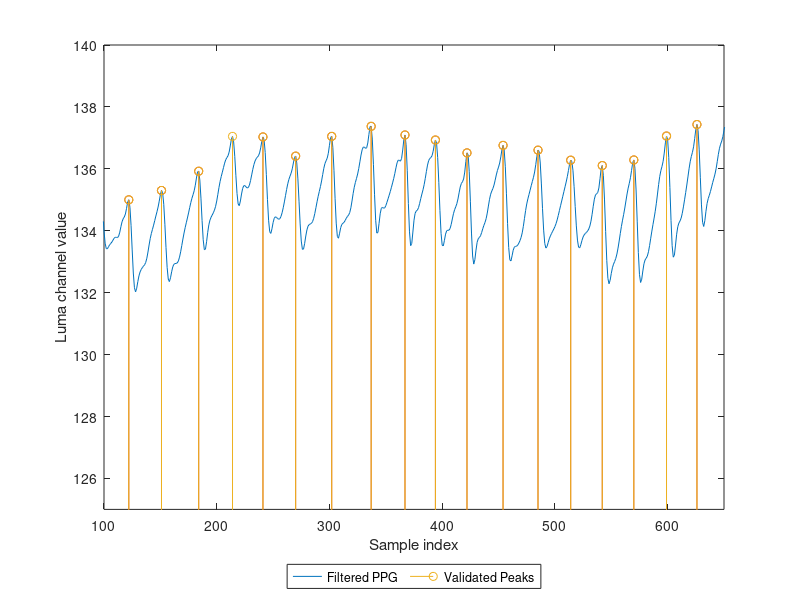
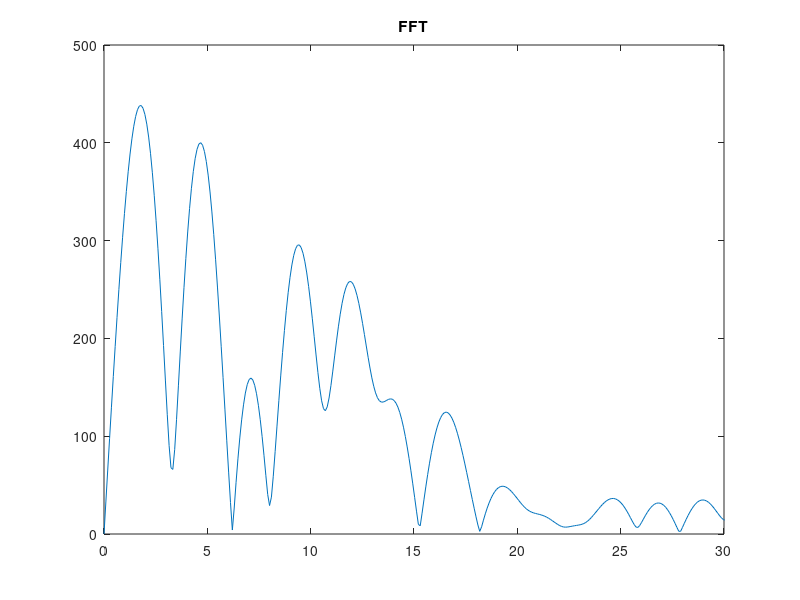
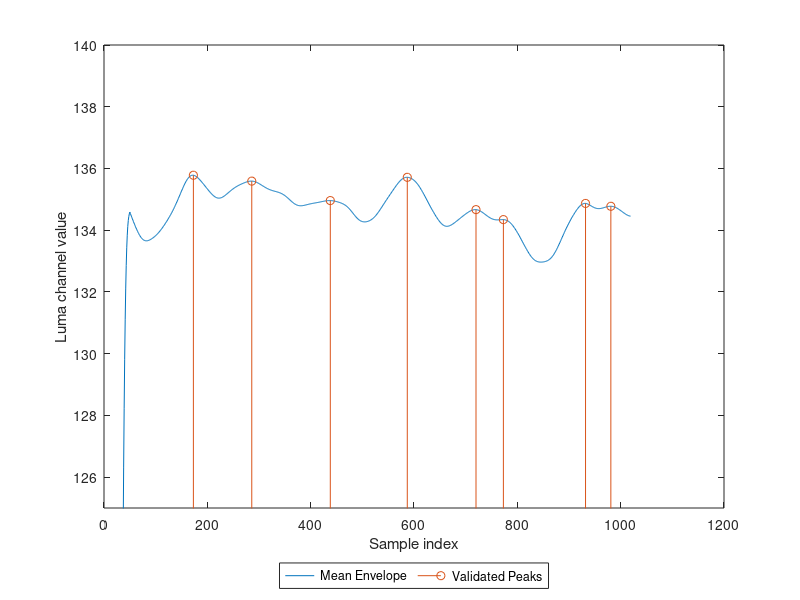
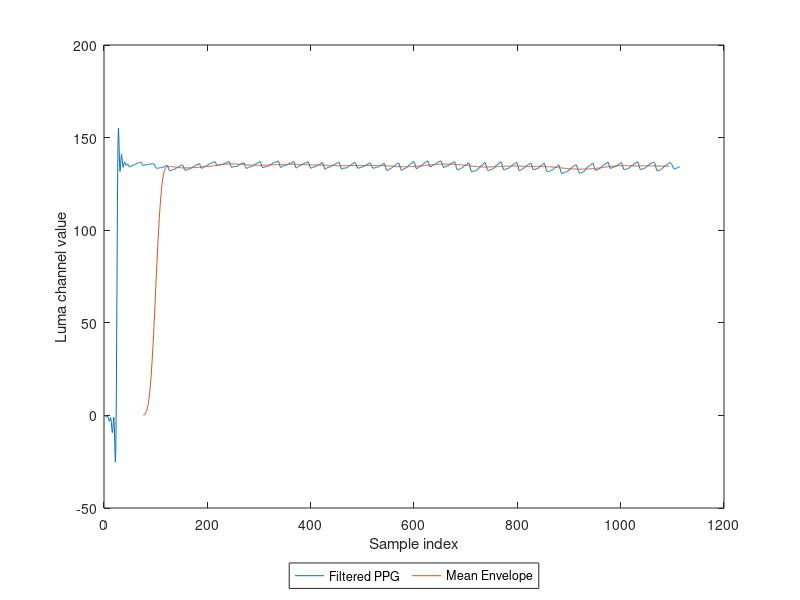

MATLAB code for these plots, in order:
valuesFiltered = [0.0014898269342038222, -0.172414213994714, -0.4808194609670374, -0.729636843836397, -0.7023529081314859, -0.4376180609678292, -0.36864968258491987, -0.9921588341460057, -2.2214163386390045, -3.1634701177544757, -2.884776358968184, -1.6393805884423678, -1.1331813438042908, -3.0171326844391952, -6.762046587649646, -9.35028662065618, -7.9329816237826, -3.414236439148392, -1.0310549032809484, -6.026599639522699, -17.32953595253746, -25.207222029850538, -16.481495947552492, 15.611620708528399, 64.71402823939539, 113.89581397033994, 146.19665847305367, 155.18860894173204, 147.57215754841906, 136.5036106897615, 131.73540242298589, 134.37370155323967, 139.19782906214476, 140.97139799034866, 138.77484739184678, 135.43290007716942, 133.93366287317025, 134.77959426276428, 136.31336659136764, ...
136.85647504515717, 136.20395668368883, 135.317881183061, 135.05561235965902, 135.4029584393364, 135.75417805746685, 135.63953695483528, 135.09786570013281, 134.5011588549303, 134.18521624435118, 134.23817379537303, 134.42260996075, 134.62960152161122, 134.77783710855107, 134.85719188501392, 134.91211407533018, 134.9920662055366, 135.11247790322506, 135.25207305884018, 135.38032184004186, 135.48752303935962, 135.59304557568032, 135.72605567759905, 135.89557873444116, 136.07605078955532, 136.2235613104527, 136.31350160296932, 136.36745341127903, 136.43832713112684, 136.55749997297397, 136.6850881716955, 136.71385048039286, 136.53792176941658, 136.140373481887, 135.62779598581514, 135.17787373749516, 134.93356602972932, 134.92257301016596, 135.05927895287934, 135.21940989742333, 135.32276591355742,...
135.3627806302715, 135.37491325196532, 135.387144004376, 135.40077680901746, 135.40991668323687, 135.42752139945327, 135.4829369906404, 135.59042917256923, 135.7228835555737, 135.8239861704534, 135.8541644365415, 135.8282304582187, 135.80445557646905, 135.82680281562776, 135.86801112937275, 135.82771160545954, 135.59718573319722, 135.14492421624377, 134.55621144722733, 133.99213512064188, 133.59730675572712, 133.4231471849117, 133.41810391846408, 133.48392514718904, 133.5468919720088, 133.59075944445615, 133.63627102735873, 133.69763146560805, 133.75896024149537, 133.79053158075703, 133.78575604322762, 133.7797403578525, 133.82710634383267, 133.95458245902884, 134.13141783040425, 134.29012291401096, 134.3863448817301, 134.44505665683425, 134.54205171503125, 134.72398843570653,...
134.93117888004758, 134.9996718373312, 134.76139358880792, 134.17449363207817, 133.3803429164258, 132.63465464853766, 132.1596263487145, 132.0256486565084, 132.14365059737625, 132.3561126378865, 132.54365505920993, 132.6691722833812, 132.7499721805805, 132.80872480385753, 132.85504762055405, 132.9012757412644, 132.97662792276643, 133.11262598511166, 133.31251969852224, 133.54067455701167, 133.74833851291842, 133.91207957087946, 134.04664807677037, 134.1812267158405, 134.3273712829131, 134.4744271920018, 134.615309273246, 134.76777809939085, 134.95680686489283, 135.16515263865494, 135.30112602830903, 135.2287052372369, 134.85483689313511, 134.2104960395975, 133.45873010606707, 132.81604527546955, 132.43980838809557, 132.3579275958375, 132.48089426309718, 132.67414663303126, 132.83311030006095, ...
132.91734588138561, 132.94085613691192, 132.9425411532815, 132.9620238206108, 133.02689615577148, 133.14853373595443, 133.32073179824147, 133.52345071683635, 133.73188903538096, 133.92672222737943, 134.10052880990065, 134.258315752489, 134.41266834461086, 134.57499221684873, 134.74544223008039, 134.9093241422843, 135.04878856774698, 135.16525800801833, 135.29195981105272, 135.47157768059841, 135.70369824731665, 135.90373608560424, 135.92324938080097, 135.63886531391702, 135.05365720738206, 134.32907222091617, 133.70999958244667, 133.38868721436154, 133.4042494583307, 133.6462904508749, 133.94834048971458, 134.1911175094923, 134.34424336491904, 134.43745776145903, 134.50903446066937, 134.58102489341795, 134.66800375895411, 134.78949107108426, 134.96146553247468, 135.17631229978264, ...
135.3995559950472, 135.59466901554424, 135.75256640856804, 135.8940411102991, 136.04051849892517, 136.18445825796132, 136.29581766269686, 136.36248714663014, 136.42145944335098, 136.53821812557717, 136.74008733656245, 136.95944717021962, 137.0485417765527, 136.87023427584234, 136.40317396076927, 135.77672146490116, 135.20482929761624, 134.8651625205613, 134.81005410586988, 134.96287468011323, 135.18699834305966, 135.36791784475128, 135.45532494288994, 135.4582524765313, 135.41772124903576, 135.38256368846186, 135.39421673756686, 135.4752129038222, 135.620864651414, 135.80266639095623, 135.9843299583854, 136.13891523942274, 136.25440906808439, 136.32992626277064, 136.37586431020452, 136.42128987446554, 136.5115236580974, 136.67776474627868, 136.88915762160778, 137.03037535968912, ...
136.94406316281822, 136.52827443744582, 135.82298719471348, 135.01403629695574, 134.34080932270916, 133.9688915323309, 133.9142737373932, 134.06399217492216, 134.26354307627707, 134.40308301484916, 134.45090145414895, 134.43262045764746, 134.3932856829607, 134.37138017487877, 134.39070017170334, 134.46163317633102, 134.58276725714506, 134.74378482641418, 134.93132165555323, 135.1329461382356, 135.33438758396557, 135.51567993160373, 135.6581012866633, 135.76269450984793, 135.86164420588014, 136.00009784889224, 136.18971942083772, 136.36896551994622, 136.41143992921369, 136.19249926646503, 135.67570968341192, 134.95517372314686, 134.22093713158364, 133.6664643025764, 133.39938184146695, 133.407991011894, 133.5926730396843, 133.8300327325926, 134.0277418020676, 134.14809072100033, 134.1999020839261, ...
134.21693214551584, 134.23829087087736, 134.29475547404735, 134.40178525371516, 134.55745812831853, 134.74450687315888, 134.937201748412, 135.11392806700243, 135.27121225235, 135.4275822903943, 135.60789617358327, 135.8155092267528, 136.01804232524174, 136.16998120776367, 136.2609850812316, 136.3447716178682, 136.50385541958852, 136.76128968331724, 137.01157342950685, 137.04831291247237, 136.69617531717068, 135.95450755554816, 135.03442994394428, 134.2464225307219, 133.81498423896318, 133.75897527392422, 133.92061754119777, 134.1044622531826, 134.2066740486623, 134.2420164236086, 134.27468494077934, 134.33686044847718, 134.40949352508338, 134.46392488343298, 134.5086009650596, 134.58832857541123, 134.7414804078449, 134.9615987940828, 135.20034076574683, 135.40618835791412, 135.56205175914454,...
135.6910485658738, 135.8327014465726, 136.0129137193712, 136.22780722412375, 136.444892902554, 136.6165864332113, 136.7035421547571, 136.7016818719521, 136.66229384587365, 136.6802168332505, 136.83507481189375, 137.11276594248173, 137.3671150649509, 137.37309654612426, 136.96084716966413, 136.14708776262455, 135.16248004450298, 134.33894392033477, 133.92367772123018, 133.9477812988748, 134.2374885606546, 134.54967697111786, 134.72499658471347, 134.7548562674363, 134.7291957100453, 134.73825684289702, 134.80986703845056, 134.91883339786816, 135.03426269201307, 135.1493233160851, 135.2726171109051, 135.40640689770544, 135.5445644555073, 135.68870608263464, 135.85184300750768, 136.0340175127932, 136.19690640548197, 136.28183652508994, 136.27322089068878, 136.24760315145534, 136.337507855509,...
136.60891615723853, 136.95097478116207, 137.0933446389438, 136.77582757497083, 135.9556398160006, 134.88233420704182, 133.96455868543273, 133.5187858174416, 133.5876786458963, 133.95799482603132, 134.34138935192829, 134.5653096193916, 134.6373326760922, 134.66713664518284, 134.74517583807497, 134.88293328403725, 135.0401337804098, 135.1852401381516, 135.32527074465366, 135.4888768175604, 135.69158114712937, 135.91657804882064, 136.12213732175132, 136.266581623365, 136.33662959755205, 136.36583625938516, 136.42409516681698, 136.569298749006, 136.78128142676175, 136.93134250175706, 136.8333560045066, 136.36381884730434, 135.56552092570692, 134.65642387582284, 133.91725997649135, 133.5348867074063, 133.51047436026914, 133.69198468696158, 133.89196171040743, 133.99931281380694, 134.01665328653107, ...
134.01717448226722, 134.0723696970627, 134.20413610176465, 134.38145718948317, 134.55113379423958, 134.67813206917475, 134.77077130937167, 134.87335323548717, 135.02686584819224, 135.22548110675734, 135.4115408909173, 135.52672532726635, 135.58162964938936, 135.6709045568315, 135.89516312003263, 136.23889571826734, 136.5158047059412, 136.45859507482118, 135.9071811506848, 134.95488774817397, 133.92592277439928, 133.18557735374486, 132.92317168197036, 133.06601692922155, 133.37455525013104, 133.626566635135, 133.74401793661173, 133.78392930503992, 133.83771523334082, 133.94140483057032, 134.06644122990613, 134.17508910037358, 134.27021200103223, 134.39199213053692, 134.57260659498434, 134.79862528403956, 135.0174718924905, 135.18053533462893, 135.28314034596264, 135.36610262467497,...
135.47837546818278, 135.63414264308378, 135.80314711078594, 135.94503374693562, 136.0573447344022, 136.18777636219497, 136.38458802878682, 136.61979461682859, 136.75730575486034, 136.61042412402816, 136.06713080363545, 135.1934406641276, 134.22775686102787, 133.457554721748, 133.06136160450896, 133.02618412569853, 133.19118878902097, 133.3721892714192, 133.4704197767482, 133.49379552163754, 133.501445545068, 133.53614181059888, 133.60028541733303, 133.6811850291456, 133.7838806698591, 133.9330517794787, 134.14448695956057, 134.39977277848402, 134.6530840404865, 134.86468664577868, 135.028929207731, 135.1699836436229, 135.31192507255489, 135.45651884138096, 135.59298756052087, 135.7282060738046, 135.89762484579913, 136.13341145788942, 136.40719680857524, 136.60328055133363, 136.56384070461132,...
136.1875111781183, 135.51208107054273, 134.71447744911802, 134.0208590077693, 133.58860600311726, 133.44083644429432, 133.4900612282757, 133.61672035590914, 133.73945317491777, 133.8346215105332, 133.91178962968976, 133.98350954251634, 134.0556285400041, 134.13430080499938, 134.23038189451574, 134.35218978276242, 134.4969296414582, 134.65220068149287, 134.80716355199365, 134.9600550806762, 135.11408242202364, 135.26905342515553, 135.42173947909671, 135.57594201183676, 135.746844911605, 135.94494512314827, 136.14718520506202, 136.27974189584174, 136.24053706528747, 135.95586053109147, 135.43479503948035, 134.78234053885052, 134.15686590771767, 133.69804416240493, 133.46996321692438, 133.44816726029623, 133.55065999575785, 133.687719944534, 133.80006766621477, 133.87078122733695, ...
133.91284180058003, 133.9476576942398, 133.99103596363585, 134.054171254086, 134.15301459985753, 134.30926112912638, 134.53206421626, 134.79242226250986, 135.0224263347989, 135.1575088207374, 135.1982976332309, 135.2337284217488, 135.38268718901955, 135.6808693794989, 136.00338986154875, 136.1058369986264, 135.77657743560545, 134.99543553148226, 133.9745581778337, 133.0432538660759, 132.46030976637635, 132.2878212451137, 132.40357359178392, 132.6200388773951, 132.80431993035364, 132.9222394501503, 133.00748783170948, 133.1068435686279, 133.2486981412589, 133.4396006161915, 133.6692148961742, 133.91299961982662, 134.14201160940254, 134.34295977773286, 134.53078051663817, 134.7342185000679, 134.9621895420846, 135.18828494605754, 135.37797086946426, 135.53530302667596, 135.71216715285206, ... 
135.95022029902216, 136.1975408552351, 136.2865159923255, 136.01969745349462, 135.31704622887327, 134.31070316754932, 133.30085968890734, 132.59275552637794, 132.329060795849, 132.43440254832242, 132.700535786816, 132.93422470737832, 133.05875579096667, 133.11396387814747, 133.18386747358284, 133.32158567304486, 133.52488830669336, 133.75854701406067, 133.98893004139543, 134.2032425998446, 134.41018755393037, 134.63171851053397, 134.88961822109803, 135.1866245776147, 135.49293569089477, 135.7563158618824, 135.94271150381712, 136.07818931419382, 136.24470011502422, 136.51076144220264, 136.83987161710533, 137.0602720600812, 136.94409635652477, 136.36097915443705, 135.39630636274157, 134.33563764307337, 133.5162216031549, 133.14699025304475, 133.21645034775366, 133.5385175163393, 133.8893277387459, ...
134.13082211497647, 134.25040887455606, 134.31777629664919, 134.4108149233454, 134.56536523704327, 134.77077110104426, 134.99829581760923, 135.23202058331236, 135.47668386508744, 135.7387970250047, 136.00246159133397, 136.23034993791097, 136.39822112601618, 136.53374102840618, 136.71043188016966, 136.9779553779866, 137.27825727350523, 137.43143197729162, 137.23399092552688, 136.6122377953543, 135.7109860748891, 134.8349484436356, 134.27376759817363, 134.13817867306648, 134.32699288101247, 134.63093663326782, 134.88342313512138, 135.0399997152124, 135.14946222422424, 135.2703901656983, 135.41554313648373, 135.56132860965226, 135.69279648461836, 135.82943017259927, 136.0060649297658, 136.23159660458103, 136.46996954011468, 136.6663139512185, 136.79740501946387, 136.8998127039066, 137.0406024499399, ...
137.24446911287228, 137.4331304171775, 137.43776283118964, 137.0963456164392, 136.3775969942074, 135.43685549321825, 134.55207108212713, 133.97627547720003, 133.80582332065978, 133.95154951509528, 134.22243928288944, 134.45128638590248, 134.5720409437542, 134.61276586983558, 134.6367712632948, 134.69026109544257, 134.7894089908809, 134.9363630362536, 135.1331814605936, 135.3768796771206, 135.64487804460495, 135.89317315516755, 136.07909629271987, 136.1962705323915, 136.29169397901072, 136.43890933300068, 136.67135313818076, 136.91906560547704, 137.0064527885052, 136.736569535896, 136.02094023512603, 134.9681646300977, 133.85656961438096, 132.9934141501773, 132.55639475798955, 132.51900093955592, 132.7053910921095, 132.92147182735266, 133.06394333708482, 133.1396766812727, 133.208376592663,... 
133.31412402120102, 133.4599890086946, 133.63041051073776, 133.82372533489036, 134.05800352251904, 134.3451769853331, 134.6611959106258, 134.94468074577682, 135.13568583709863, 135.22977605155805, 135.30120360569782, 135.46298649606507, 135.77558337590764, 136.16554615637924, 136.42494559046142, 136.31410679887898, 135.7112721451291, 134.70332285299278, 133.55115700139226, 132.55318251337079, 131.9004164452205, 131.61543197181115, 131.59476000733815, 131.6995337291083, 131.82472004281044, 131.91796908176, 131.96878718765322, 131.99672587395688, 132.0427391720047, 132.15335037365057, 132.35175479326995, 132.61719129092373, 132.8960255510974, 133.1415037201564, 133.3507943010659, 133.56680266811048, 133.84105861967404, 134.18631514067332, 134.55668855808972, 134.87377176703455, ... 
135.08363423834464, 135.2063070538097, 135.33684083483527, 135.58229664556052, 135.9663256704123, 136.36826293006945, 136.55715844948085, 136.3178649045268, 135.59564147505253, 134.55506419925266, 133.5016661039067, 132.71607409330107, 132.31559785866398, 132.2344350749606, 132.31674975982048, 132.43580997312623, 132.54837206175333, 132.66368118401454, 132.78359564938216, 132.88201038579308, 132.93703244031792, 132.97192613578926, 133.05378700360058, 133.24430869024653, 133.5488421844721, 133.91219322122598, 134.2640422394975, 134.56992519506787, 134.84164108496535, 135.10382958759152, 135.3576723334099, 135.58313771909752, 135.77738426625115, 135.98252890967825, 136.25757184443913, 136.60406821863612, 136.9085999071194, 136.96821710845393, 136.60529045898522, 135.7957431530321, 134.71557669543262,...
133.66324261164473, 132.90678622678388, 132.5585548963102, 132.55364037866198, 132.72811544622934, 132.9281981266123, 133.07769995739693, 133.1746188400319, 133.24689191040642, 133.31624509304334, 133.3914682084971, 133.4808667405741, 133.60046896618744, 133.76613661991095, 133.97941847928166, 134.22501658353622, 134.48466752688617, 134.75131379707085, 135.02499490236164, 135.29239992334402, 135.51712255080614, 135.66419565598324, 135.74515466704145, 135.83528149350502, 136.0218832169292, 136.3043140212766, 136.53119547841663, 136.45430809873145, 135.88928401056165, 134.87288545242697, 133.68639891675303, 132.70799422905915, 132.19544428623783, 132.15593282761284, 132.3907173523191, 132.66150176676112, 132.8425912990679, 132.95187311929004, 133.07026726066903, 133.24346421463545, ...
133.45091119237645, 133.64895898398765, 133.82804170022843, 134.02422658037304, 134.2775257294347, 134.58203911871013, 134.87692732369428, 135.0904435052305, 135.20263564530748, 135.27347331747447, 135.40561148783908, 135.65832478688975, 135.97223019161692, 136.1690620254786, 136.0459027825958, 135.51111138673699, 134.66442835773083, 133.7580927647947, 133.06046306279796, 132.71269382781668, 132.676325348109, 132.79760889194233, 132.9271643346257, 133.00238232900787, 133.04465262897506, 133.09956021926135, 133.1849761474463, 133.28943406802946, 133.40854221502278, 133.5715235075928, 133.82293847970035, 134.17150643824752, 134.55566532183587, 134.8682750749981, 135.0357994618802, 135.0896517542091, 135.16086294855862, 135.38059079965916, 135.74971269750893, 136.08382988440252, 136.09888015404158, ...
135.59559467367765, 134.6115694376907, 133.42383981884387, 132.39314400208474, 131.76270298237372, 131.55251533007274, 131.6063388423829, 131.73313615714687, 131.82538192520963, 131.87864583701798, 131.93789374903272, 132.0364895227864, 132.17572877217862, 132.3399686776544, 132.51436468204307, 132.69001207801657, 132.8653679041632, 133.05125823129814, 133.26915001397188, 133.53042398238506, 133.81101088404398, 134.0565855348842, 134.23063682444493, 134.3643104905905, 134.5447513228382, 134.8253165935007, 135.1263205267535, 135.22768842335054, 134.89370494214864, 134.05196111222492, 132.88477236227456, 131.74714507627945, 130.9625559821211, 130.64710700780813, 130.6846842731635, 130.85224370313207, 130.9820853250907, 131.03888418745757, 131.07964621275244, 131.16114962963636, 131.28435821975842, ...
131.41109836638574, 131.51747643321835, 131.62256676203683, 131.7692228311852, 131.98152643999043, 132.24186782498148, 132.50561431465127, 132.73821605978333, 132.94173444435157, 133.14996363975288, 133.39785694570702, 133.690347489053, 133.99465493061422, 134.2638908057085, 134.47214627056536, 134.63585362320308, 134.79962393633753, 134.99000769689945, 135.17467572925463, 135.25684781563297, 135.11772997691008, 134.68349014795015, 133.97387250151996, 133.1022013815302, 132.22953409758395, 131.5026888264568, 131.0093910488707, 130.7656436206696, 130.72965551300265, 130.82800617044614, 130.98395255491403, 131.14078591884834, 131.27555007622806, 131.39951397047284, 131.54458160950054, 131.74387650273826, 132.01468440965115, 132.35096530231877, 132.72600652896867, 133.10280845457703, ...
133.4496047943315, 133.75465259630022, 134.0294462576896, 134.29304591982378, 134.5466201317106, 134.76380599165583, 134.91640880079936, 135.01964012101746, 135.14929948164615, 135.3934141208871, 135.75789856329544, 136.1031075750896, 136.1858563436534, 135.80589502722472, 134.96106865627237, 133.8875610909172, 132.94069423653593, 132.3928966104036, 132.2908795940946, 132.4687986318541, 132.69265993074774, 132.8177855648678, 132.84913298831026, 132.88297558730181, 133.00131939376143, 133.20851103370705, 133.44750011846162, 133.66239931263434, 133.84643043446826, 134.04122607952365, 134.29785205030848, 134.633446483834, 135.01134620867867, 135.35486525524178, 135.5885737807523, 135.68848535402387, 135.71100509575746, 135.77117196624692, 135.9670688556644, 136.29164421672098, 136.59805425770378,...
136.66247610479294, 136.32024004895047, 135.58645858131655, 134.67249708850665, 133.87709643766476, 133.42486717217744, 133.3549288529901, 133.5342345013069, 133.76833245918957, 133.92347352486496, 133.98016850674074, 133.9993373428364, 134.04779346734588, 134.14866101953442, 134.2859315288612, 134.44103920504753, 134.61673605303483, 134.82437290239395, 135.05414047136466, 135.2658546595148, 135.41961229118738, 135.5222046580029, 135.64008757688143, 135.84831156689938, 136.14617593764436, 136.41031694601585, 136.4405421657991, 136.08343361826664, 135.3479786338562, 134.42336709294318, 133.57876306242943, 133.01474500358276, 132.773085042012, 132.75835098250764, 132.8372342108194, 132.92822840211812, 133.02050466759064, 133.12918340676381, 133.24964206856694, 133.3567906496176,...
133.44182522208175, 133.5392349289819, 133.7067658057483, 133.97093687223986, 134.28970361142296, 134.57353694308574, 134.7550804324713, 134.8498190515296, 134.9507504229861, 135.15351334166724, 135.47170065857907, 135.8186231239008, 136.07905452894138, 136.2133132166686, 136.2977642155491, 136.44952085145954, 136.69621062147544, 136.90093754042923, 136.8258684643483, 136.3010784608849, 135.36882064999156, 134.2862514550681, 133.37999903247265, 132.86064559971257, 132.7299965485048, 132.83222760537913, 132.98657636023626, 133.0937494848922, 133.15295116090033, 133.20889299734463, 133.29420854695624, 133.41288317485905, 133.5553397647502, 133.71779009400987, 133.90322360503143, 134.11202813471053, 134.33844020708338, 134.5764882384462, 134.82647486608124, 135.09217565146105, 135.37086437938856,...
135.64533276373052, 135.88546227658887, 136.06157670933518, 136.1654420816742, 136.22694004493567, 136.30547347133992, 136.4504480490782, 136.64277878163188, 136.7621808823151, 136.62415620508798, 136.08499766021964, 135.15387867998453, 134.02654604134378, 133.00023620210482, 132.3168072941216, 132.0406815733031, 132.05572137435578, 132.17515235606655, 132.27382491123436, 132.34425524877778, 132.4500212791034, 132.6355996760129, 132.8775087779603, 133.11306841968047, 133.30698079786913, 133.48689706333053, 133.71498378229865, 134.0240478858326, 134.37885853078592, 134.6982591908106, 134.91646720618073, 135.0319196615834, 135.10565608827807, 135.21556246103128, 135.40463504074967, 135.66055707244922, 135.9342025752828, 136.17366642514534, 136.34619287891306, 136.43593758363622, 136.42623002676123,...
136.2884929989616, 135.9888872970248, 135.5129454254664, 134.89314808514428, 134.22070900002134, 133.62504944557207, 133.22491715920307, 133.07499417356453, 133.13890690722386, 133.31088579215913, 133.4765494982579, 133.57360539193783, 133.6138750000941, 133.65467239241508, 133.74751737411046, 133.90358280202545, 134.09906836330833, 134.30703130009692];

peaksIndices = [121, 150, 183, 240, 269, 301, 336, 366, 393, 421, 453, 484, 513, 541, 569, 598, 625, 651, 677, 704, 736, 767, 797, 824, 851, 879, 912, 945, 974, 1000, 1031, 1063, 1094];
peaksIndices_new=[70, 94, 121, 150, 183, 213, 240, 269, 301, 336, 366, 393, 421, 453, 484, 513, 541, 569, 598, 625, 651, 677, 704, 736, 767, 797, 824, 851, 879, 912, 945, 974, 1000, 1031, 1063, 1094];
threshol = 2.464082215599494;
figure;
plot(valuesFiltered);
xlim([100 650]);
ylim([125 140]);
ylabel("Luma channel value");
xlabel("Sample index");
hold on;
stem(peaksIndices+1,valuesFiltered(peaksIndices+1), "HandleVisibility","off");
stem(peaksIndices_new+1,valuesFiltered(peaksIndices_new+1));
legend({'Filtered PPG','Validated Peaks'},"Location","southoutside","Orientation","horizontal");


%%
valuesMean= [0.1029947396573658, 0.2328892829034706, 0.40579548934797793, 0.6435016543414238, 0.9730716351762073, 1.4261695913990435, 2.038128236099908, 2.846790444905485, 3.8911649740906293, 5.209946386943291, 6.839956629655526, 8.81457067059816, 11.162190958329182, 13.90483501816539, 17.056897272261427, 20.624140237403147, 24.602961853996028, 28.979975168034816, 33.731924362863154, 38.82594890620909, 44.220188032019344, 49.86471443254745, 55.70276230002752, 61.67220770415966, 67.70724784730734, 73.74021746646322, 79.70347493304716, 85.53128851258963, 91.16164937647338, 96.53794840509055, 101.61045231510954, 106.33752649860266, 110.68656176962998, 114.63457443370446, 118.16846250251602, 121.28491488493063, 123.9899843868207, 126.29834874211491, 128.23229610232536, 129.82048191546107, ...
    131.09651249127583, 132.09741644076757, 132.86206836964695, 133.42962959650274, 133.83806828087367, 134.12281633219362, 134.3156292390225, 134.4436290606091, 134.52864700994732, 134.58682725533336, 134.54213100764485, 134.49760398681346, 134.45329192465456, 134.40922709286534, 134.36545129173123, 134.32201733666744, 134.27899020729487, 134.23644778420913, 134.1944811132364, 134.1531941546666, 134.11270299499017, 134.07313452022402, 134.03462457208653, 133.99731563011233, 133.961354083355, 133.92688717368873, 133.89405970807644, 133.86301064882542, 133.8338696982488, 133.80675301591717, 133.7817622454115, 133.7589806744615, 133.73847099808992, 133.72027359681326, 133.70440539341953, 133.69086254013877, 133.679614958724, 133.67060928023196, 133.6637718636669, 133.65901010984234, ...
133.65621506340054,133.65526438480978, 133.6560339977659, 133.65838683851925, 133.66218378803666, 133.66728744292257, 133.67356564682495, 133.6808946584026, 133.68916184810556, 133.69826783644604, 133.7081280101883, 133.7186733789588, 133.72985076202423, 133.74162232224444, 133.75396449033127, 133.76686634641024, 133.7803140033861, 133.79431714126991, 133.80889102138556, 133.82405443756122, 133.8398275510649, 133.85622970735426, 133.8732560810055, 133.89092118059435, 133.90923311808328, 133.92819338308985, 133.9477967923639, 133.9680316165149, 133.98888695933726, 134.0103409114395, 134.03236749390817, 134.0549377799566, 134.0780210869752, 134.1015909721476, 134.12561810798496, 134.1500756749592, 134.1749406199366, 134.20019473817206, 134.2258255337449, 134.25182682234993, 134.2781990509351,...
134.30494932038496, 134.3320911097414, 134.3596437128391, 134.3876314101585, 134.41607971817663, 134.44501989751893, 134.47448452333848, 134.5045061648564, 134.5351160186592, 134.56634255153583, 134.59821020826425, 134.63073118014495, 134.66391948513498, 134.6977821784429, 134.73231916386558, 134.76752319850416, 134.8033800906474, 134.83985459477412, 134.87691615542164, 134.91452664661668, 134.95264040520036, 134.99120441598285, 135.03015865424356, 135.0694070487057, 135.10886948949596, 135.14845619533338, 135.1880670228667, 135.22759100840634, 135.26690619975327, 135.3058798271482, 135.34436885092222, 135.38222090962472, 135.41927567679883, 135.455366617801, 135.49032312084356, 135.5239729595325, 135.55614502832893, 135.58666634066736, 135.61537777712724, 135.64213044122596, 135.6667889772725, ...
135.6892346587859, 135.70936413163662, 135.72710031037664, 135.74238180597862, 135.7551780069618, 135.76548284537824, 135.7733144609544, 135.77871420270168, 135.78174501032095, 135.7824892408598, 135.78105118826056, 135.77754510082946, 135.77209654073877, 135.76483927921242, 135.75591216735043, 135.7454560909546, 135.73361111090605, 135.72051387982071, 135.70629541142665, 135.69107926202244, 135.67498016429676, 135.65810313357613, 135.64054304612148, 135.62238466932052, 135.6037031053618, 135.58456459400966, 135.56503975848705, 135.5451789318174, 135.5250273495425, 135.50462598989935, 135.48401249378747, 135.4632221075091, 135.44232901714108, 135.42136699690255, 135.40037215392996, 135.37938301101568, 135.35844057728292, 135.33758839125093, 135.31688376214473, 135.29637816576684, 135.27612717188032,...
135.25619084375478, 135.2366339983833, 135.21752629178104, 135.19894210003386, 135.18096017472507, 135.16366306070606, 135.1471362744805, 135.13146725230456, 135.11674408797242, 135.10305409065035, 135.0904822025778, 135.07910932448695, 135.06901718088994, 135.06027256178365, 135.0529331542112, 135.0470457178479, 135.0426445181197, 135.03975007791402, 135.03836829726356, 135.03848564747045, 135.0400783750799, 135.04310797791067, 135.04752222722954, 135.05325250607208, 135.06022248356675, 135.0683464115086, 135.0775309760462, 135.0876772619448, 135.09868276515405, 135.11044096362642, 135.12284745412643, 135.13579956643582, 135.14919783132152, 135.16294723333388, 135.1769582239858, 135.1911474813482, 135.20543841271603, 135.21976140727645, 135.2340538552243, 135.24825995812998, ...
135.26233036224582, 135.27620852560776, 135.2898581776721, 135.30324779896952, 135.31635063742777, 135.3291446205637, 135.34161217626553, 135.35373054856456, 135.3654916418193, 135.3768909909761, 135.38792787811943, 135.398605349126, 135.40893012986163, 135.41891244502492, 135.4285657462896, 135.43790635965675, 135.4469530647901, 135.45572662143977, 135.4642422000873, 135.47252112717166, 135.48058403866932, 135.48844998034647, 135.49613556969132, 135.50364729373, 135.51099299088156, 135.51817515599055, 135.52519026061347, 135.53202828341674, 135.5386724747004, 135.54509937032634, 135.5512790608467, 135.55717571179224, 135.56274832128562, 135.56795507244283, 135.57274725895005, 135.57707440863274, 135.5808854995713, 135.58413025809872, 135.58676049319092, 135.58873345422748, 135.59000874475905,...
135.59055178421283, 135.59033471116152, 135.5893371214174, 135.58754661408014, 135.58495912556165, 135.58157903932795, 135.5774190673268, 135.57250116915705, 135.56685380472612, 135.5605123184481, 135.5535180998283, 135.54591760802614, 135.5377663068654, 135.5291188078379, 135.5200321870976, 135.5105651048147, 135.50077695446907, 135.4907270631038, 135.4804739602833, 135.470074729696, 135.4595844532249, 135.44905575304517, 135.43853843311814, 135.42807921749812, 135.41772157933127, 135.40750565143384, 135.3974682070136, 135.3876486183148, 135.37807627745983, 135.3687774073576, 135.35977487228485, 135.35108804860468, 135.34273859192626, 135.33473794484726, 135.32709063126305, 135.3197998719285, 135.31286446783088, 135.30627860734742, 135.30003179316518, 135.2941088942841, 135.28849032404253,...
135.28314419541883, 135.27804089649544, 135.27314631822784, 135.26842200986337, 135.2638254341753, 135.25931032312138, 135.25482713155017, 135.25032358350185, 135.24574530259872, 135.24103651509827, 135.23614081150248, 135.23100195028914, 135.22556468544983, 135.21977559816585, 135.21358391220022, 135.2069422724705, 135.19980640865904, 135.19213804402648, 135.1839042516122, 135.1750779574156, 135.165638315048, 135.1555752331671, 135.14488368810038, 135.13356651647098, 135.12163491329994, 135.10910872338275, 135.09601650836476, 135.08240481803094, 135.0683213783122, 135.05382290576432, 135.03897478028438, 135.02385048876738, 135.00853084402695, 134.99310299090357, 134.97765921889135, 134.96229560755168, 134.94711053716279, 134.93220310224038, 134.91767146953384, 134.90361122469105,... 
134.89011375287637, 134.8772646981469, 134.86514254436534, 134.85382017035076, 134.84335777077075, 134.8338052002172, 134.82520122766147, 134.81757307526289, 134.810936251133, 134.80529467563935, 134.80064792215987, 134.796977283127, 134.79425440901045, 134.79243730241532, 134.79147954006027, 134.7913271757956, 134.79191977860972, 134.79319158953678, 134.7950727612209, 134.79749064213178, 134.8003749581949, 134.80365230785284, 134.807250838542, 134.8111015584374, 134.81513950978518, 134.81930477245865, 134.82354327310244, 134.82780738272413, 134.83205629353645, 134.83625617393895, 134.84038010841948, 134.8444007118342, 134.84830492280759, 134.85208534601594, 134.85573991467038, 134.85927139657983, 134.86268676771465, 134.86598856563273, 134.86919101204765, 134.87231021112675, 134.87536372213822,...
134.87837008352184, 134.88134830590397, 134.88431735280057, 134.88729328011905, 134.89029283153099, 134.89333089364007, 134.89641998241032, 134.89956981128765, 134.90278695757527, 134.90607463977, 134.90942763132637, 134.91284094287295, 134.9163055038251, 134.91980814453478, 134.9233317029734, 134.9268552546638, 134.93035446028972, 134.9338020212993, 134.93716823005568, 134.9404215978119, 134.94352954111577, 134.94645910529698, 134.9491816854929, 134.9516652397296, 134.95387949540952, 134.95579638397442, 134.95739044232133, 134.95863917102665, 134.959523340343, 134.96002397277636, 134.96012950061365, 134.9598321814306, 134.95913018383354, 134.9580244288024, 134.95652026410917, 134.9546274536409, 134.95236005448612, 134.94973618461492, 134.9467776877876, 134.94350970588476, 134.9399431445264,...
134.93610370498806, 134.9320160293692, 134.9277021204348, 134.9231798218362, 134.9184614240359, 134.91355245743117, 134.90845072767368, 134.9031456392437, 134.8976178423206, 134.89183922534536, 134.88577326191236, 134.87937570635063, 134.87259758742778, 134.8653823174065, 134.8576694903956, 134.84939654078806, 134.84050054979227, 134.8309201333357, 134.82059734070705, 134.80948847670956, 134.79754851897488, 134.7847416600148, 134.77104260865664, 134.7564376124967, 134.7409251598453, 134.7245338249567, 134.70729183993285, 134.68924236543015, 134.67044370980713, 134.65096914502678, 134.63090630953462, 134.61035620247168, 134.58943178782812, 134.5682562409312, 134.5469608824631, 134.5256828564979, 134.504562618405, 134.483741305491, 134.46335806768207, 134.44354743718773, 134.42443681488095, ...
134.40614257319172, 134.38877135583888, 134.37241654641576, 134.3571569645129, 134.34305594356505, 134.33016080832908, 134.31851043234994, 134.30812217046582, 134.29901365975456, 134.2911736978085, 134.28458008436468, 134.27920073362802, 134.27500518124126, 134.27194850789036, 134.26998210698068, 134.2690559968816, 134.26912108842748, 134.27013131329824, 134.27204552512478, 134.27482909518073, 134.27845513790544, 134.2829053176602, 134.28817020634256, 134.29424918096473, 134.3011498701898, 134.3088871782338, 134.31748193262868, 134.32695921832502, 134.33734244361324, 134.3486599011524, 134.3609380894739, 134.37419984269903, 134.38846254579477, 134.4037365141341, 134.42000893718418, 134.43726925389066, 134.45550033823213, 134.47467452297386, 134.49475400042812, 134.51569147286963,...
134.53743103315043, 134.55991247609515, 134.58306693986393, 134.60682117744335, 134.63109920402746, 134.65582397313466, 134.68091902685262, 134.7063100673065, 134.73192640015884, 134.75770220651708, 134.78357760678185, 134.80949948842823, 134.83542207910557, 134.8613072563674, 134.88712459541026, 134.91285116596896, 134.93846466102167, 134.96395652601393, 134.98932387021412, 135.0145688796536, 135.03969808538025, 135.0647215214784, 135.08963817953352, 135.11446215962573, 135.13920751603428, 135.1638875318827, 135.18851401212765, 135.21309662484177, 135.2376235383098, 135.26209359106468, 135.2864991265345, 135.31082474060563, 135.33504625291704, 135.3591299566401, 135.38303219183837, 135.4066992757009, 135.43006780946857, 135.45306536727392, 135.47561155698799, 135.4976194281491, 135.51899718777725,...
135.5396501719569, 135.55948301006995, 135.5784019099437, 135.59631698635562, 135.6131486689095, 135.62882107475482, 135.64326864827598, 135.65643127249854, 135.66826658728584, 135.67874516075608, 135.68784796115034, 135.6955719743175, 135.70192663186378, 135.70691990022868, 135.7105803100623, 135.71294387223554, 135.71405189889097, 135.71394872397218, 135.7126794211472, 135.7102876167488, 135.70681349080988, 135.70229205066053, 135.69675174925416, 135.69021350496607, 135.68269016171254, 135.67418640870656, 135.66469915883226, 135.6542183644197, 135.64272823000434, 135.6302087643324, 135.61663759917136, 135.60199628837563, 135.58626321228098, 135.56941865263434, 135.5514498190142, 135.53235078306056, 135.51212376850725, 135.4907959140975, 135.46838628061496, 135.44492400581433, ...
135.42045297960996, 135.3950210694535, 135.36868380380017, 135.3415032511501, 135.3135467944564, 135.28488584029125, 135.2555945029936, 135.22574830330754, 135.19542291884193, 135.16469302016586, 135.13363122167286, 135.10230717074458, 135.07078679246334, 135.03913170046135, 135.00739877773051, 134.9756399246439, 134.94390196532817, 134.91223205491988, 134.88066640107672, 134.84923660500857, 134.8179794733546, 134.78692025999175, 134.7560816456555, 134.725495704909, 134.695181050807, 134.66515623925454, 134.63543994170146, 134.60605110544768, 134.57702944191615, 134.54840013026666, 134.52019207255992, 134.4924389893028, 134.46518036455956, 134.43846218257366, 134.41233740510089, 134.3868661484009, 134.36211553070564, 134.33815917446447, 134.31507636220758, 134.29295085982352, 134.27186943577425,...
134.25192011860796, 134.2331902474534, 134.21576595526022, 134.19972664041512, 134.18514459594056, 134.17208285954123, 134.16059324305135, 134.1507146164023, 134.14247151239823, 134.13586844421957, 134.1308992721254, 134.12754522841962, 134.12576943222857, 134.12552092337262, 134.12673615156467, 134.12934077086507, 134.13325167342487, 134.13837918839428, 134.14462544400763, 134.1518934768422, 134.16008593564518, 134.1691069295717, 134.17886367399532, 134.18926788698556, 134.20023690121923, 134.21169446892603, 134.22357125087692, 134.2358049938235, 134.24834041359088, 134.26112064366433, 134.2741040936289, 134.28725441562867, 134.30054002414758, 134.31393346682688, 134.3274106891715, 134.34095023870137, 134.35453245463006, 134.36812161582003, 134.38170173492233, 134.39525663516451,...
134.40877039233223, 134.42222777016434, 134.4356040737226, 134.4488838814539, 134.4620519178559, 134.47509273118737, 134.48799034000885, 134.50072787063837, 134.5132872089401, 134.52563975233187, 134.53776169821552, 134.54962587619147, 134.56120118506092, 134.57245217627755, 134.58333881607956, 134.5938164515746, 134.60383599774562, 134.6133443530561, 134.62228504145494, 134.63059906854798, 134.6382259699701, 134.6451021159458, 134.65116825499368, 134.65636763552928, 134.660647597517, 134.6639611118602, 134.6662682102263, 134.66753725155465, 134.66774926720637, 134.6668917299672, 134.66496279867033, 134.66197136177897, 134.65793723947866, 134.6528899143498, 134.64686816345812, 134.63991909689543, 134.63209700439424, 134.6234620505182, 134.6140788637577, 134.6040274119483, 134.59338006531132,...
134.58221120765225, 134.57059656654747, 134.55861262301386, 134.54633610301988, 134.53384354803512, 134.52121095715478, 134.50851348941063, 134.4958252118799, 134.48321887727772, 134.47076571394277, 134.45853521152213, 134.4466037431116, 134.43503536322126, 134.42389152287717, 134.41323024391545, 134.4031053303707, 134.39356563556356, 134.38465440294306, 134.37642029658423, 134.36889377717105, 134.36209891322537, 134.35605299209257, 134.3507663212832, 134.3462422244831, 134.3424772290455, 134.33943771929174, 134.3371016969919, 134.3354382285983, 134.33440692126248, 134.33395757049908, 134.33403000822534, 134.33455417492067, 134.33545043342383, 134.33663013459906, 134.33799643700632, 134.33944537409556, 134.3408671536397, 134.34214766546086, 134.34317016535385, 134.34381709579574, 134.34397199788873, ...
134.3435210966791, 134.34235602770872, 134.34037529472533, 134.33748604233665, 134.33359483324566, 134.32862783382862, 134.32252224190287, 134.31521615321174, 134.3066706403607, 134.29685771756462, 134.28576446844488, 134.27338555799068, 134.25972634407393, 134.24480227166123, 134.2286380451397, 134.2112666166878, 134.19272803427586, 134.17306819658174, 134.1523375637321, 134.13058987230835, 134.1078809005505, 134.08426732531382, 134.05980570632613, 134.03455162595364, 134.00855900439396, 133.98187960135058, 133.95456270624695, 133.92665156910792, 133.8981907978836, 133.8692226485634, 133.83978751095222, 133.80992444783465, 133.77968388945752, 133.74910705287678, 133.71825716540164, 133.68717798148322, 133.6559171740756, 133.62452594369447, 133.59307170366375, 133.56161472093288,...
133.53021930709525, 133.4989539256915, 133.46789120842655, 133.43710785429766, 133.40668438904115, 133.37670476713097, 133.34725580463208, 133.3184264382637, 133.2903068137783, 133.26298721484952, 133.23655685172216, 133.21110253652893, 133.18670727904325, 133.16344884236912, 133.14140737702206, 133.1206446266108, 133.10121290448657, 133.08315346002058, 133.0664951170971, 133.05125323746677, 133.03742558473718, 133.0249994544979, 133.01394787907248, 133.0042303396263, 132.9957938284029, 132.988584569776, 132.98253166799165, 132.97755820769225, 132.97358380315552, 132.97052717704892, 132.96830867088875, 132.9668525927885, 132.96608931537233, 132.96595704760236, 132.96642209551007, 132.9674469937518, 132.96900788844206, 132.9710955961736, 132.97371613102914, 132.9768906791135, ...
132.98065502065762, 132.9850584202679, 132.99015184250072, 132.99600769128844, 133.00270589210282, 133.01033176916766, 133.01897365031297, 133.0287202848393, 133.03964714681433, 133.05183732630138, 133.0653664836332, 133.08030105578234, 133.096696636141, 133.11459658422982, 133.13403091447836, 133.1550155038591, 133.17755164716866, 133.20162597658253, 133.22720630326657, 133.2542499929646, 133.28270096996988, 133.3124907580093, 133.34353979712043, 133.37575899542188, 133.40904564282107, 133.44329540742444, 133.47839906822202, 133.5142441555981, 133.5507165726822, 133.58770215811546, 133.625088154733, 133.66276455364954, 133.7006252890358, 133.73856926523655, 133.7765012045215, 133.81432363244326, 133.8519559137087, 133.88932473567473, 133.92636471190636, 133.96301875657966, 133.9992382355131, ....
134.03498290686792, 134.07022067094596, 134.10492715384115, 134.13906932177392, 134.17263867445115, 134.20563259577014, 134.2380449502853, 134.2698824695237, 134.30115602915257, 134.33187973727817, 134.36206992678294, 134.39174409576825, 134.42089753527304, 134.4495410860154, 134.47768023549887, 134.50531307675013, 134.53242851627445, 134.55900481913065, 134.58500856676937, 134.61039408752546, 134.63510340106666, 134.65906669743853, 134.68220334947753, 134.704423435231, 134.72562972556779, 134.7457200723207, 134.76459011493662, 134.78213993823618, 134.79826914434295, 134.81288412102876, 134.82590078128004, 134.83724711773797, 134.84687435015132, 134.85474828684946, 134.8608482861765, 134.86517424057797, 134.86774720255787, 134.8686094467663, 134.8678239580629, 134.86548139328323, 134.86168450036664, ...
134.85655322072705, 134.85022262620785, 134.84284049151228, 134.83456457425206, 134.82555968402852, 134.8159946282149, 134.80603912512558, 134.7958607749643, 134.7856221753693, 134.77547826171605, 134.7655739428885, 134.75604209140863, 134.74700193310875, 134.73855786652754, 134.73079872650595, 134.72380543761858, 134.71763415454018, 134.7123257842495, 134.707906443712, 134.7043882923594, 134.7017706911086, 134.70006033847545, 134.6992256165364, 134.69923218514376, 134.70003729385135, 134.70159037811874, 134.7038338178332, 134.70670383783965, 134.7101315261739, 134.71403611566402, 134.71833975995673, 134.72296172736844, 134.72781916693003, 134.73282787356197, 134.73790304501293, 134.74296002455006, 134.74791502458442, 134.7526858273888, 134.75719245976623, 134.76135783892715, 134.7651083869529,...
134.7683671681238, 134.7710703466231, 134.77315926513808, 134.77458129797455, 134.7752905830072, 134.77524861468677, 134.77442468423936, 134.7727894168721, 134.77032929584945, 134.76703897774155, 134.76292143324676, 134.7579878712196, 134.75225744861825, 134.74575442877475, 134.73851158377963, 134.73056725173305, 134.72196423419754, 134.71274860521706, 134.70296847537747, 134.6926727554641, 134.68193003083368, 134.67079256665667, 134.6593132819892, 134.6475460241099, 134.63554594339828, 134.62336993230937, 134.61107708718296, 134.59872914893896, 134.58639087829755, 134.57413032310342, 134.56201893953377, 134.55013764164627, 134.53856348580595, 134.52737610658016, 134.51665669678874, 134.506486833245, 134.49694717665267, 134.4881160810581, 134.4800747182202, 134.47289159757187, ...
134.46662859452314, 134.46133929160422, 134.45706752008485, 134.4538461558636];

peaksIndices=[247, 360, 512, 661, 794, 847, 1006, 1055]-75;
valuesMeanNorm=zscore(valuesMean(60:end));
valuesMeanFourier=fft(valuesMeanNorm,20000);
freq=linspace(0,30*60,20000);
figure;
plot(freq,abs(valuesMeanFourier));
xlim([0 30]);
title('FFT');

figure;
plot(valuesMean);
%xlim([100 650]);
ylim([125 140]);
ylabel("Luma channel value");
xlabel("Sample index");
hold on;
stem(peaksIndices+1,valuesMean(peaksIndices+1));
legend({'Mean Envelope','Validated Peaks'},"Location","southoutside","Orientation","horizontal");

figure;
plot(valuesFiltered);
ylabel("Luma channel value");
xlabel("Sample index");
hold on;
plot((1:length(valuesMean))+75,valuesMean);
legend({'Filtered PPG','Mean Envelope'},"Location","southoutside","Orientation","horizontal");
